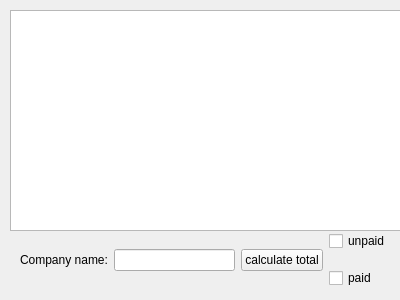
<?xml version="1.0" encoding="UTF-8"?>
<ui version="4.0">
 <class>mainwindow</class>
 <widget class="QWidget" name="mainwindow">
  <property name="geometry">
   <rect>
    <x>0</x>
    <y>0</y>
    <width>400</width>
    <height>300</height>
   </rect>
  </property>
  <property name="windowTitle">
   <string>mainwindow</string>
  </property>
  <widget class="QListWidget" name="listWidget">
   <property name="geometry">
    <rect>
     <x>10</x>
     <y>10</y>
     <width>391</width>
     <height>221</height>
    </rect>
   </property>
  </widget>
  <widget class="QWidget" name="horizontalLayoutWidget">
   <property name="geometry">
    <rect>
     <x>20</x>
     <y>220</y>
     <width>371</width>
     <height>80</height>
    </rect>
   </property>
   <layout class="QHBoxLayout" name="horizontalLayout">
    <item>
     <widget class="QLabel" name="label">
      <property name="text">
       <string>Company name:</string>
      </property>
     </widget>
    </item>
    <item>
     <widget class="QLineEdit" name="lineEdit"/>
    </item>
    <item>
     <widget class="QPushButton" name="pushButton">
      <property name="text">
       <string>calculate total</string>
      </property>
     </widget>
    </item>
    <item>
     <layout class="QVBoxLayout" name="verticalLayout">
      <item>
       <widget class="QCheckBox" name="unpaid">
        <property name="text">
         <string>unpaid</string>
        </property>
       </widget>
      </item>
      <item>
       <widget class="QCheckBox" name="paid">
        <property name="text">
         <string>paid</string>
        </property>
       </widget>
      </item>
     </layout>
    </item>
   </layout>
  </widget>
 </widget>
 <resources/>
 <connections/>
</ui>
